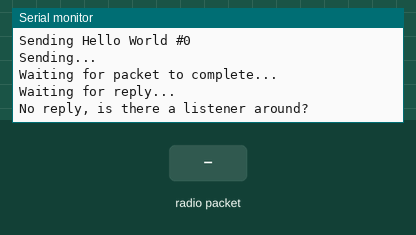
A sketch run on a simulated Arduino Uno, built with avr-gcc and run on an emulated ATmega328P. On the bench: the last lines printed to the serial monitor. The test bench sets the inputs (shaded band). No radio packets arrive unless stated.

Above: at 1.3 s.
1.4 s: radio packet "1" arrives
At 3.2 s:
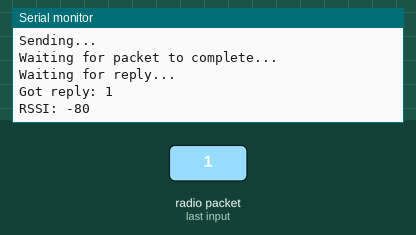
3.9 s: radio packet "0" arrives
At 5.26 s:
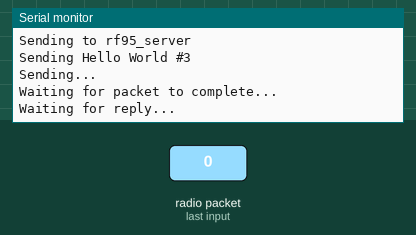
5.4 s: radio packet "2" arrives
At 6.2 s:
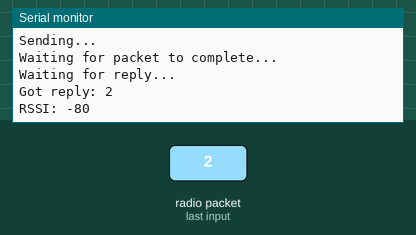
Timing chart, 0 to 8.4 s (numbered marks = the images above; inputs shaded):
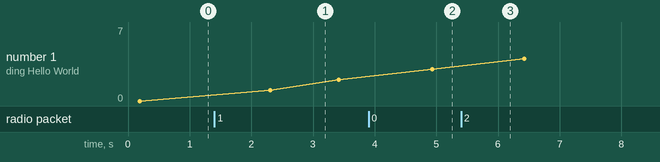

Measured:
- after the input at 1.4 s, the serial monitor: prints a new line after 1.0 s (image 1)
- after the input at 3.9 s, the serial monitor: prints a new line at once (image 2)
- after the input at 5.4 s, the serial monitor: prints a new line at once (image 3)
- plotted number 1: 0 → 2 after the input at 1.4 s, 2 → 3 after the input at 3.9 s, 3 → 7 after the input at 5.4 s

The sketch:

rfm95tx.ino
```cpp
// LoRa 9x_TX
// -*- mode: C++ -*-
// Example sketch showing how to create a simple messaging client (transmitter)
// with the RH_RF95 class. RH_RF95 class does not provide for addressing or
// reliability, so you should only use RH_RF95 if you do not need the higher
// level messaging abilities.
// It is designed to work with the other example LoRa9x_RX

#include <SPI.h>
#include <RH_RF95.h>

#define RFM95_CS 4
#define RFM95_RST 2
#define RFM95_INT 3

// Change to 434.0 or other frequency, must match RX's freq!
#define RF95_FREQ 915.0

// Singleton instance of the radio driver
RH_RF95 rf95(RFM95_CS, RFM95_INT);

void setup()
{
  pinMode(RFM95_RST, OUTPUT);
  digitalWrite(RFM95_RST, HIGH);

  while (!Serial);
  Serial.begin(9600);
  delay(100);

  Serial.println("Arduino LoRa TX Test!");

  // manual reset
  digitalWrite(RFM95_RST, LOW);
  delay(10);
  digitalWrite(RFM95_RST, HIGH);
  delay(10);

  while (!rf95.init()) {
    Serial.println("LoRa radio init failed");
    while(1);
  }
  Serial.println("LoRa radio init OK!");

  // Defaults after init are 434.0MHz, modulation GFSK_Rb250Fd250, +13dbM
  if (!rf95.setFrequency(RF95_FREQ)) {
    Serial.println("setFrequency failed");
    while (1);
  }
  Serial.print("Set Freq to: "); Serial.println(RF95_FREQ);

  // Defaults after init are 434.0MHz, 13dBm, Bw = 125 kHz, Cr = 4/5, Sf = 128chips/symbol, CRC on

  // The default transmitter power is 13dBm, using PA_BOOST.
  // If you are using RFM95/96/97/98 modules which uses the PA_BOOST transmitter pin, then
  // you can set transmitter powers from 5 to 23 dBm:
  rf95.setTxPower(5, false);
}

int16_t packetnum = 0;  // packet counter, we increment per xmission

void loop()
{
  Serial.println("Sending to rf95_server");
  // Send a message to rf95_server

  char radiopacket[20] = "Hello World #      ";
  itoa(packetnum++, radiopacket+13, 10);
  Serial.print("Sending "); Serial.println(radiopacket);
  radiopacket[19] = 0;

  Serial.println("Sending..."); delay(10);
  rf95.send((uint8_t *)radiopacket, 20);

  Serial.println("Waiting for packet to complete..."); delay(10);
  rf95.waitPacketSent();
  // Now wait for a reply
  uint8_t buf[RH_RF95_MAX_MESSAGE_LEN];
  uint8_t len = sizeof(buf);

  Serial.println("Waiting for reply..."); delay(10);
  if (rf95.waitAvailableTimeout(1000))
  {
    // Should be a reply message for us now
    if (rf95.recv(buf, &len))
   {
      Serial.print("Got reply: ");
      Serial.println((char*)buf);
      Serial.print("RSSI: ");
      Serial.println(rf95.lastRssi(), DEC);
    }
    else
    {
      Serial.println("Receive failed");
    }
  }
  else
  {
    Serial.println("No reply, is there a listener around?");
  }
  delay(1000);
}
```
